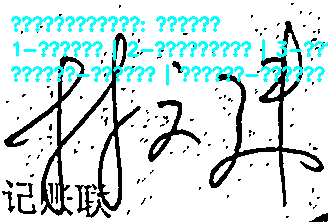
#> input picture test_keypoints_auto.png, 328 x 222 px
$ python auto_detect_keypoints.py test_keypoints_auto.png
#> lines starting #> are read from the running program, lines starting #| are printed output that depends on the picture; after the words box and inside, x2 and y2 are one past the last pixel; in counts of white or black regions, pixels touching at a corner belong together
#!/usr/bin/env python3
"""
无GUI版本的关键点自动检测演示
"""

import cv2
import numpy as np
import json
from datetime import datetime
from pathlib import Path


def skeletonize(binary):
    """骨架提取 - 使用形态学细化"""
    # 确保是二值图 (0和255)
    _, binary = cv2.threshold(binary, 127, 255, cv2.THRESH_BINARY)

    # 使用OpenCV的形态学细化
    size = np.size(binary)
    skeleton = np.zeros(binary.shape, np.uint8)

    element = cv2.getStructuringElement(cv2.MORPH_CROSS, (3, 3))
    done = False

    temp = binary.copy()

    while not done:
        eroded = cv2.erode(temp, element)
        opened = cv2.morphologyEx(eroded, cv2.MORPH_OPEN, element)
        subset = cv2.subtract(eroded, opened)
        skeleton = cv2.bitwise_or(skeleton, subset)
        temp = eroded.copy()

        zeros = size - cv2.countNonZero(temp)
        if zeros == size:
            done = True

    return skeleton


def detect_endpoints(skeleton):
    """检测端点"""
    endpoints = []
    h, w = skeleton.shape

    for y in range(1, h-1):
        for x in range(1, w-1):
            if skeleton[y, x] == 0:
                continue

            neighbors = skeleton[y-1:y+2, x-1:x+2].copy()
            neighbors[1, 1] = 0
            neighbor_count = np.count_nonzero(neighbors)

            if neighbor_count == 1:
                endpoints.append({'x': int(x), 'y': int(y), 'type': 'endpoint'})

    return endpoints


def detect_junctions(skeleton):
    """检测交叉点"""
    junctions = []
    h, w = skeleton.shape

    for y in range(1, h-1):
        for x in range(1, w-1):
            if skeleton[y, x] == 0:
                continue

            neighbors = skeleton[y-1:y+2, x-1:x+2].copy()
            neighbors[1, 1] = 0
            neighbor_count = np.count_nonzero(neighbors)

            if neighbor_count >= 3:
                junctions.append({'x': int(x), 'y': int(y), 'type': 'junction'})

    return junctions


def detect_corners(skeleton):
    """检测转折点"""
    skeleton_float = np.float32(skeleton)
    harris = cv2.cornerHarris(skeleton_float, blockSize=2, ksize=3, k=0.04)

    threshold = 0.01 * harris.max() if harris.max() > 0 else 0
    corners_pos = np.argwhere(harris > threshold)

    corners = [{'x': int(x), 'y': int(y), 'type': 'corner'}
               for y, x in corners_pos]

    return corners


def auto_detect_keypoints(image_path):
    """自动检测关键点"""
#> called with image_path = 'test_keypoints_auto.png'
    print(f"\n📂 加载图像: {image_path}")

    image = cv2.imread(image_path)
#> image is the input picture: shape (222, 328, 3); mean B, G, R 225.9, 225.9, 208.8
    if image is None:
        raise ValueError(f"无法加载图像: {image_path}")

    # 转灰度
    if len(image.shape) == 3:
        gray = cv2.cvtColor(image, cv2.COLOR_BGR2GRAY)
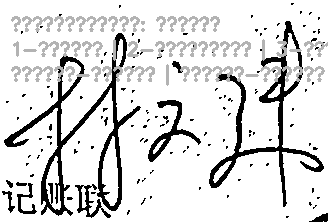
#> gray: shape (222, 328); min 0, max 255, mean 220.8
    else:
        gray = image.copy()

    print(f"   图像尺寸: {gray.shape[1]} x {gray.shape[0]}")
#|    图像尺寸: 328 x 222

    # 二值化 - 检测是黑底白字还是白底黑字
    mean_val = np.mean(gray)
#> mean_val = 220.8
    if mean_val > 127:
        # 白底黑字,直接使用(前景=0,背景=255)
        # 需要反转为前景=255,背景=0
        binary = cv2.bitwise_not(gray)
        print("   检测到白底黑字,已反转")
    else:
        # 黑底白字
        _, binary = cv2.threshold(gray, 127, 255, cv2.THRESH_BINARY)
        print("   检测到黑底白字")

    # 确保是二值图
    _, binary = cv2.threshold(binary, 127, 255, cv2.THRESH_BINARY)
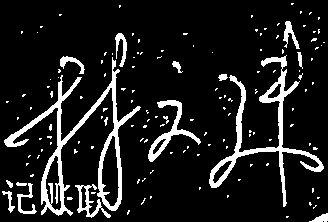
#> binary: shape (222, 328); 11.4% white; 140 white regions (123 under 20 px), largest, box (x1, y1, x2, y2) and area: (4, 57, 141, 216) 3067, (209, 55, 324, 207) 2249, (148, 100, 201, 162) 679

    print("🔍 提取骨架...")
    skeleton = skeletonize(binary)
#> in skeletonize, `size = np.size(binary)`: size = 72816
#> the loop in skeletonize, `while not done:` made 5 passes
#> zeros on passes 1 to 5: 68635, 71518, 72661, 72803, 72816
#> pass 1, in skeletonize, `opened = cv2.morphologyEx(eroded, cv2.MORPH_OPEN, element)`:
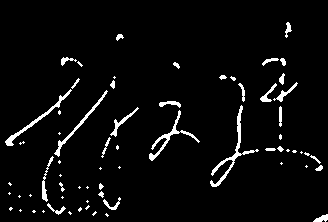
#> opened: shape (222, 328); 4.2% white; 67 white regions (35 under 20 px), largest, box (x1, y1, x2, y2) and area: (210, 105, 259, 187) 435, (149, 110, 200, 161) 322, (5, 89, 72, 146) 307
#> pass 1, in skeletonize, `subset = cv2.subtract(eroded, opened)`:
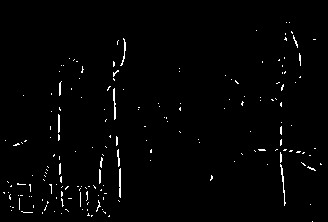
#> subset: shape (222, 328); 1.5% white in thin lines or dots, all inside (x1, y1, x2, y2) = (3, 22, 322, 222)
#> after the loop in skeletonize, `while not done:`: eroded: shape (222, 328); every value is 0
#> after the loop in skeletonize, `while not done:`:
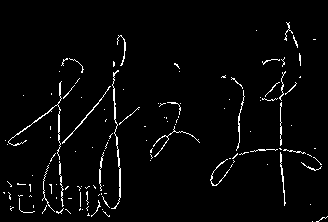
#> skeleton: shape (222, 328); 2.9% white in thin lines or dots, all inside (x1, y1, x2, y2) = (3, 22, 328, 222)

    print("🔍 检测端点...")
    endpoints = detect_endpoints(skeleton)
#> after the loop in detect_endpoints, `for y in range(1, h-1):`: endpoints = 143 items
#> endpoints = 143 items

    print("🔍 检测交叉点...")
    junctions = detect_junctions(skeleton)
#> after the loop in detect_junctions, `for y in range(1, h-1):`: junctions = 1314 items
#> junctions = 1314 items

    print("🔍 检测转折点...")
    corners = detect_corners(skeleton)
#> in detect_corners, `harris = cv2.cornerHarris(skeleton_float, blockSize=2, ksize=3, k=0.04)`:
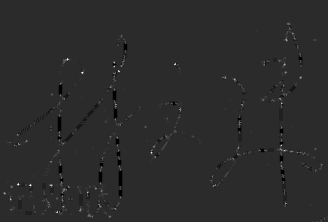
#> harris: shape (222, 328) float32; min -169130016, max 815259648, mean 724770.1; drawn with min black and max white
#> in detect_corners, `threshold = 0.01 * harris.max() if harris.max() > 0 else 0`: threshold = 8152596.5
#> in detect_corners, `corners_pos = np.argwhere(harris > threshold)`: corners_pos = 2660 pairs, first value 22 to 221, second value 3 to 327
#> in detect_corners, `corners = [{'x': int(x), 'y': int(y), 'type': 'corner'} for y, x in co..`: corners = 2660 items
#> corners = 2660 items

    # 合并所有关键点
    all_keypoints = endpoints + junctions + corners
#> all_keypoints = 4117 items

    # 统计
    stats = {
        'endpoint': len(endpoints),
        'junction': len(junctions),
        'corner': len(corners),
        'bifurcation': 0
    }
#> stats = {'endpoint': 143, 'junction': 1314, 'corner': 2660, 'bifurcation': 0}

    print(f"\n✅ 检测完成,共 {len(all_keypoints)} 个关键点:")
#| ✅ 检测完成,共 4117 个关键点:
    print(f"   端点: {stats['endpoint']}")
#|    端点: 143
    print(f"   交叉点: {stats['junction']}")
#|    交叉点: 1314
    print(f"   转折点: {stats['corner']}")
#|    转折点: 2660

    # 保存结果
    data = {
        'image_path': str(image_path),
        'image_size': {
            'width': int(gray.shape[1]),
            'height': int(gray.shape[0])
        },
        'timestamp': datetime.now().isoformat(),
        'keypoints': all_keypoints,
        'statistics': stats
    }

    # 可视化
    vis_image = cv2.cvtColor(gray, cv2.COLOR_GRAY2BGR)

    colors = {
        'endpoint': (0, 0, 255),    # 红色
        'junction': (0, 255, 0),    # 绿色
        'corner': (255, 0, 0)       # 蓝色
    }

    for kp in all_keypoints:
        color = colors.get(kp['type'], (255, 255, 255))
        cv2.circle(vis_image, (kp['x'], kp['y']), 5, color, -1)
        cv2.circle(vis_image, (kp['x'], kp['y']), 7, color, 2)
#> this loop made 4117 passes
#> kp on passes 1 to 3: {'x': 286, 'y': 22, 'type': 'endpoint'}, {'x': 289, 'y': 22, 'type': 'endpoint'}, {'x': 118, 'y': 35, 'type': 'endpoint'}
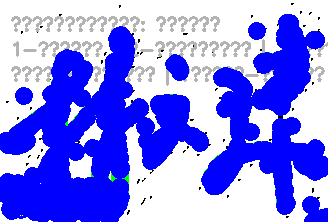
#> vis_image: shape (222, 328, 3); mean B, G, R 249.5, 136, 135.5

    return data, vis_image, skeleton


if __name__ == '__main__':
    import sys

    if len(sys.argv) < 2:
        print("用法: python3 auto_detect_keypoints.py <image_path>")
        sys.exit(1)

    image_path = sys.argv[1]

    print("="*60)
    print("🤖 签名关键点自动检测")
    print("="*60)

    # 检测
    data, vis_image, skeleton = auto_detect_keypoints(image_path)
#> data = 5 items

    # 保存JSON
    base_name = Path(image_path).stem
    json_path = f"keypoints_{base_name}_auto.json"
    with open(json_path, 'w', encoding='utf-8') as f:
        json.dump(data, f, indent=2, ensure_ascii=False)
    print(f"\n💾 JSON数据已保存: {json_path}")

    # 保存可视化
    vis_path = f"keypoints_{base_name}_auto_vis.png"
    cv2.imwrite(vis_path, vis_image)
    print(f"🖼️  可视化已保存: {vis_path}")

    # 保存骨架
    skeleton_path = f"keypoints_{base_name}_skeleton.png"
    cv2.imwrite(skeleton_path, skeleton)
    print(f"🦴 骨架图已保存: {skeleton_path}")

    print("\n" + "="*60)
    print("✅ 检测完成!")
    print("="*60)
